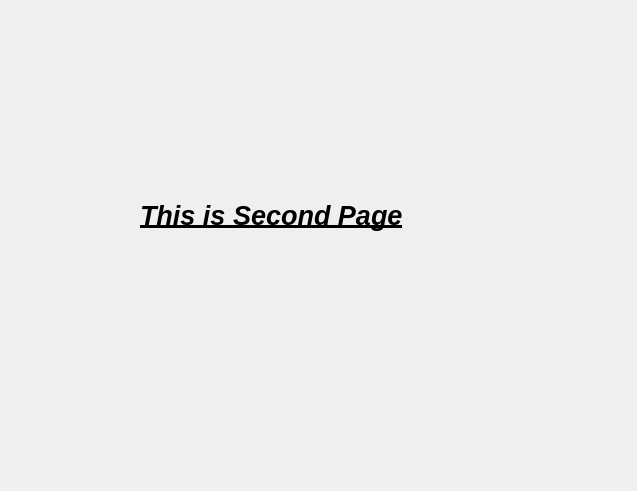
<?xml version="1.0" encoding="UTF-8"?>
<ui version="4.0">
 <class>Dialog</class>
 <widget class="QDialog" name="Dialog">
  <property name="geometry">
   <rect>
    <x>0</x>
    <y>0</y>
    <width>637</width>
    <height>491</height>
   </rect>
  </property>
  <property name="windowTitle">
   <string>Dialog</string>
  </property>
  <widget class="QLabel" name="label">
   <property name="geometry">
    <rect>
     <x>140</x>
     <y>160</y>
     <width>301</width>
     <height>111</height>
    </rect>
   </property>
   <property name="text">
    <string>&lt;html&gt;&lt;head/&gt;&lt;body&gt;&lt;p&gt;&lt;span style=&quot; font-size:20pt; font-weight:600; font-style:italic; text-decoration: underline;&quot;&gt;This is Second Page&lt;/span&gt;&lt;/p&gt;&lt;/body&gt;&lt;/html&gt;</string>
   </property>
  </widget>
 </widget>
 <resources/>
 <connections/>
</ui>
